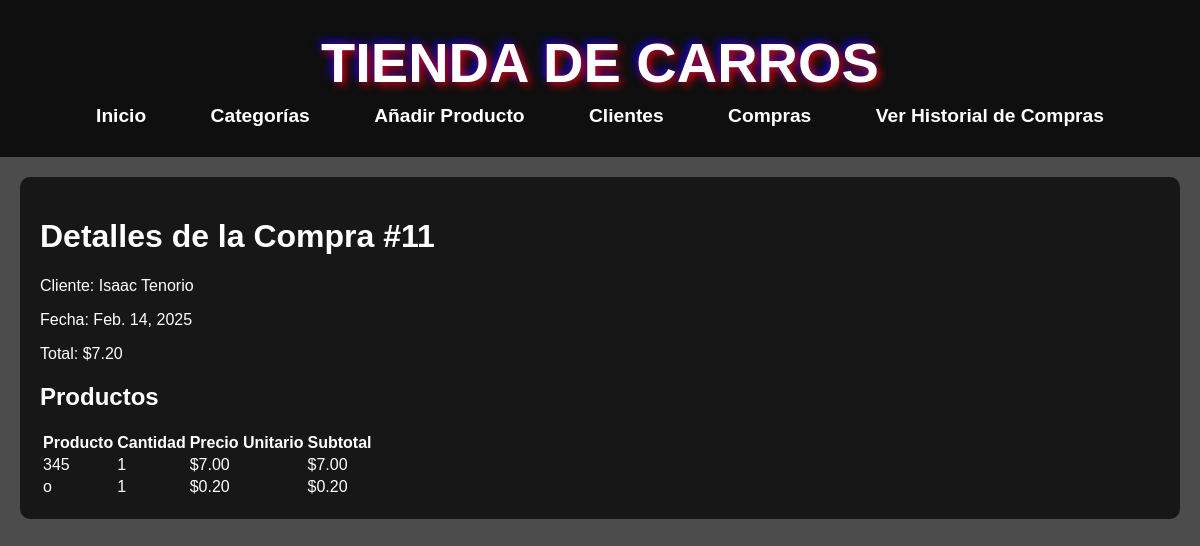
Screenshot of /detalle_compra/11/ (signed in) with the database file from the repository.
### catalogo_carros/models.py (models this page shows, shortened)
class Compra(models.Model):
    ESTADO_CHOICES = [
        ('pendiente', 'Pendiente'),
        ('finalizada', 'Finalizada')
    ]
    cliente = models.ForeignKey(Cliente, on_delete=models.CASCADE)
    fecha = models.DateField(default=timezone.now)  # Fecha de creación
    fecha_finalizacion = models.DateTimeField(null=True, blank=True)  # Fecha de finalización
    total = models.DecimalField(max_digits=10, decimal_places=2, default=0)
    estado = models.CharField(max_length=20, choices=ESTADO_CHOICES, default='pendiente')

class Cliente(models.Model):
    nombre = models.CharField(max_length=100)
    direccion = models.TextField()
    telefono = models.CharField(max_length=15)

class DetalleCompra(models.Model):
    compra = models.ForeignKey(Compra, on_delete=models.CASCADE, related_name='detalles')
    producto = models.ForeignKey(Producto, on_delete=models.CASCADE)
    cantidad = models.IntegerField()
    precio_unitario = models.DecimalField(max_digits=10, decimal_places=2)

class Producto(models.Model):
    nombre = models.CharField(max_length=100)
    descripcion = models.TextField()
    precio = models.DecimalField(max_digits=10, decimal_places=2)
    imagen = models.ImageField(upload_to='productos/', default='productos/default-image.jpg')
    destacado = models.BooleanField(default=False)
    categoria = models.ForeignKey(Categoria, on_delete=models.CASCADE)

### catalogo_carros/views.py (the view)
# urls.py: path('detalle_compra/<int:compra_id>/', views.detalle_compra, name='detalle_compra'),
@login_required
def detalle_compra(request, compra_id):
    compra = get_object_or_404(Compra.objects.prefetch_related('detalles__producto'), id=compra_id)
    detalles = compra.detalles.all()
    detalles_con_subtotal = []
    for detalle in detalles:
        subtotal = detalle.cantidad * detalle.precio_unitario
        detalles_con_subtotal.append({
            'detalle': detalle,
            'subtotal': subtotal
        })
    return render(request, 'detalle_compra.html', {
        'compra': compra,
        'detalles_con_subtotal': detalles_con_subtotal
    })

### catalogo_carros/templates/detalle_compra.html
{% extends 'base.html' %}
{% block content %}
<h1>Detalles de la Compra #{{ compra.id }}</h1>
<p>Cliente: {{ compra.cliente.nombre }}</p>
<p>Fecha: {{ compra.fecha }}</p>
<p>Total: ${{ compra.total }}</p>
<h2>Productos</h2>
<table>
    <thead>
        <tr>
            <th>Producto</th>
            <th>Cantidad</th>
            <th>Precio Unitario</th>
            <th>Subtotal</th>
        </tr>
    </thead>
    <tbody>
        {% for item in detalles_con_subtotal %}
        <tr>
            <td>{{ item.detalle.producto.nombre }}</td>
            <td>{{ item.detalle.cantidad }}</td>
            <td>${{ item.detalle.precio_unitario }}</td>
            <td>${{ item.subtotal }}</td>
        </tr>
        {% endfor %}
    </tbody>
</table>
{% endblock %}

### catalogo_carros/templates/base.html (shortened to what this page needs)
<!DOCTYPE html>
<html lang="es">
<head>
</head>
<body>
    <div class="header">
        <h1>Tienda de Carros</h1>
        <div class="nav-links">
            <a href="{% url 'index' %}">Inicio</a>
            <div class="dropdown">
                <a href="#" class="dropbtn">Categorías</a>
            </div>
            <a href="{% url 'nuevo_producto' %}">Añadir Producto</a>
            <a href="{% url 'clientes' %}">Clientes</a>
            <a href="{% url 'ver_compras' %}">Compras</a>
            <a href="{% url 'historial_compras' %}">Ver Historial de Compras</a>
        </div>
    </div>
    <div class="content">
        {% block content %}
        {% endblock %}
    </div>
</body>
</html>

### catalogo_carros/templates/base.html (style rules this page uses)
body { font-family: 'Impact', Arial, sans-serif; margin: 0; padding: 0; background: linear-gradient(rgba(0, 0, 0, 0.7), rgba(0, 0, 0, 0.7)), url('https://www.autolist.com/assets/listings/heroes/used-cars-hero.jpg') center/cover no-repeat; color: white; }
.header { background: rgba(0, 0, 0, 0.8); text-align: center; padding: 30px 0; }
.header h1 { margin: 0; font-size: 3.5em; text-transform: uppercase; text-shadow: 3px 3px 8px rgba(255, 0, 0, 0.8), -3px -3px 8px rgba(0, 0, 255, 0.8); animation: fadeIn 1.5s ease-in-out; }
.nav-links { text-align: center; margin-top: 10px; }
.nav-links a { color: white; text-decoration: none; margin: 0 15px; font-size: 1.2em; font-weight: bold; padding: 10px 15px; border-radius: 5px; transition: background 0.3s; }
.dropdown { position: relative; display: inline-block; }
.content { padding: 20px; background: rgba(0, 0, 0, 0.7); margin: 20px; border-radius: 10px; }

### rows the page displays
Compra: id "11", cliente.nombre "Isaac Tenorio", fecha "Feb. 14, 2025", total "7.20"
DetalleCompra: detalle.producto.nombre "345", detalle.cantidad "1", detalle.precio_unitario "7.00", subtotal "7.00"
DetalleCompra: detalle.producto.nombre "o", detalle.cantidad "1", detalle.precio_unitario "0.20", subtotal "0.20"
